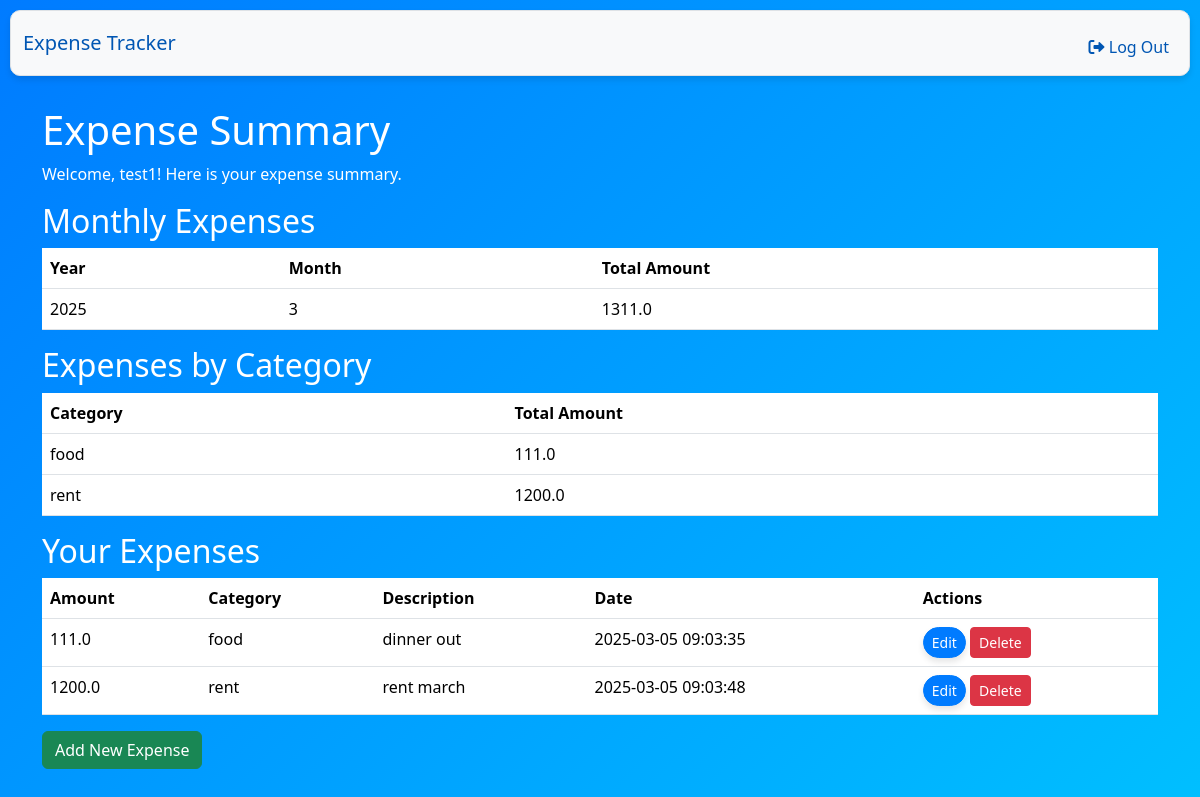
Screenshot of / (signed in) with the database file from the repository.
### app.py (models this page shows, shortened)
class User(db.Model, UserMixin):  # 继承 UserMixin
    id = db.Column(db.Integer, primary_key=True)
    username = db.Column(db.String(80), unique=True, nullable=False)
    password = db.Column(db.String(120), nullable=False)
    @property
    def is_active(self):
        return True  # 默认所有用户都是激活状态

class Expense(db.Model):
    id = db.Column(db.Integer, primary_key=True)
    user_id = db.Column(db.Integer, db.ForeignKey('user.id'), nullable=False)
    amount = db.Column(db.Float, nullable=False)
    category = db.Column(db.String(50), nullable=False)
    description = db.Column(db.String(200))
    date = db.Column(db.DateTime, default=db.func.current_timestamp())
    user = db.relationship('User', backref=db.backref('expenses', lazy=True))

### app.py (the view)
@app.route('/')
@login_required
def index():
    expenses = Expense.query.filter_by(user_id=current_user.id).all()
    monthly_expenses = db.session.query(
        extract('year', Expense.date).label('year'),
        extract('month', Expense.date).label('month'),
        func.sum(Expense.amount).label('total_amount')
    ).filter_by(user_id=current_user.id).group_by(
        extract('year', Expense.date),
        extract('month', Expense.date)
    ).all()
    category_expenses = db.session.query(
        Expense.category,
        func.sum(Expense.amount).label('total_amount')
    ).filter_by(user_id=current_user.id).group_by(Expense.category).all()
    return render_template('index.html', expenses=expenses, monthly_expenses=monthly_expenses, category_expenses=category_expenses)

### app.py (called while the page is built)
@login_manager.user_loader
def load_user(user_id):
    return User.query.get(int(user_id))

### templates/index.html (shortened to what this page needs)
{% extends "layout.html" %}
{% block main %}
    <h1>Expense Summary</h1>
    <p>Welcome, {{ current_user.username }}! Here is your expense summary.</p>
    <h2>Monthly Expenses</h2>
    <table class="table">
        <thead>
            <tr>
                <th>Year</th>
                <th>Month</th>
                <th>Total Amount</th>
            </tr>
        </thead>
        <tbody>
            {% for expense in monthly_expenses %}
            <tr>
                <td>{{ expense.year }}</td>
                <td>{{ expense.month }}</td>
                <td>{{ expense.total_amount }}</td>
            </tr>
            {% endfor %}
        </tbody>
    </table>
    <h2>Expenses by Category</h2>
    <table class="table">
        <thead>
            <tr>
                <th>Category</th>
                <th>Total Amount</th>
            </tr>
        </thead>
        <tbody>
            {% for expense in category_expenses %}
            <tr>
                <td>{{ expense.category }}</td>
                <td>{{ expense.total_amount }}</td>
            </tr>
            {% endfor %}
        </tbody>
    </table>
    <h2>Your Expenses</h2>
    <table class="table">
        <thead>
            <tr>
                <th>Amount</th>
                <th>Category</th>
                <th>Description</th>
                <th>Date</th>
                <th>Actions</th>
            </tr>
        </thead>
        <tbody>
            {% for expense in expenses %}
            <tr>
                <td>{{ expense.amount }}</td>
                <td>{{ expense.category }}</td>
                <td>{{ expense.description }}</td>
                <td>{{ expense.date }}</td>
                <td>
                    <a href="{{ url_for('edit_expense', expense_id=expense.id) }}" class="btn btn-primary btn-sm">Edit</a>
                    <form action="{{ url_for('delete_expense', expense_id=expense.id) }}" method="post" style="display:inline;">
                        <button type="submit" class="btn btn-danger btn-sm">Delete</button>
                    </form>
                </td>
            </tr>
            {% endfor %}
        </tbody>
    </table>
    <a href="{{ url_for('add_expense') }}" class="btn btn-success">Add New Expense</a>
{% endblock %}

### templates/layout.html (shortened to what this page needs)
<!DOCTYPE html>
<html lang="en">
<head>
    <link href="https://cdn.jsdelivr.net/npm/bootstrap@5.3.3/dist/css/bootstrap.min.css" rel="stylesheet">
    <link href="https://cdnjs.cloudflare.com/ajax/libs/font-awesome/6.0.0-beta3/css/all.min.css" rel="stylesheet">
</head>
<body>
    <nav class="bg-light border navbar navbar-expand-md navbar-light">
        <div class="container-fluid">
            <a class="navbar-brand" href="/">Expense Tracker</a>
            <div class="collapse navbar-collapse" id="navbar">
                <ul class="navbar-nav ms-auto mt-2">
                    {% if current_user.is_authenticated %}
                        <li class="nav-item">
                            <a class="nav-link" href="/logout">
                                <i class="fas fa-sign-out-alt"></i> Log Out
                            </a>
                        </li>
                    {% endif %}
                </ul>
            </div>
        </div>
    </nav>
    <main class="container">
        {% block main %}{% endblock %}
    </main>
</body>
</html>

### templates/layout.html (style rules this page uses)
:root { --primary-color: #007BFF; --secondary-color: #6C757D; --background-color: #F8F9FA; --text-color: #212529; --nav-text-color: #0056b3; }
body { background: linear-gradient(135deg, #007BFF, #00BFFF); color: white; min-height: 100vh; display: flex; flex-direction: column; }
.navbar { background: rgba(255, 255, 255, 0.1); backdrop-filter: blur(10px); box-shadow: 0 4px 6px rgba(0, 0, 0, 0.1); border-radius: 10px; margin: 10px; animation: fadeIn 1s ease-in-out; }
.navbar-brand, .nav-link { color: var(--nav-text-color) !important; }
.btn-primary { background-color: var(--primary-color); border-color: var(--primary-color); border-radius: 20px; box-shadow: 0 4px 6px rgba(0, 0, 0, 0.1); transition: transform 0.2s ease-in-out; }
main { flex: 1; padding: 20px; }

### rows the page displays
User: username "test1"
Expense: category "food", total_amount "111.0", amount "111.0", description "dinner out", date "2025-03-05 09:03:35"
Expense: category "rent", total_amount "1200.0", amount "1200.0", description "rent march", date "2025-03-05 09:03:48"

### other values shown
{{ expense.year }} "2025"
{{ expense.month }} "3"
{{ expense.total_amount }} "1311.0"
